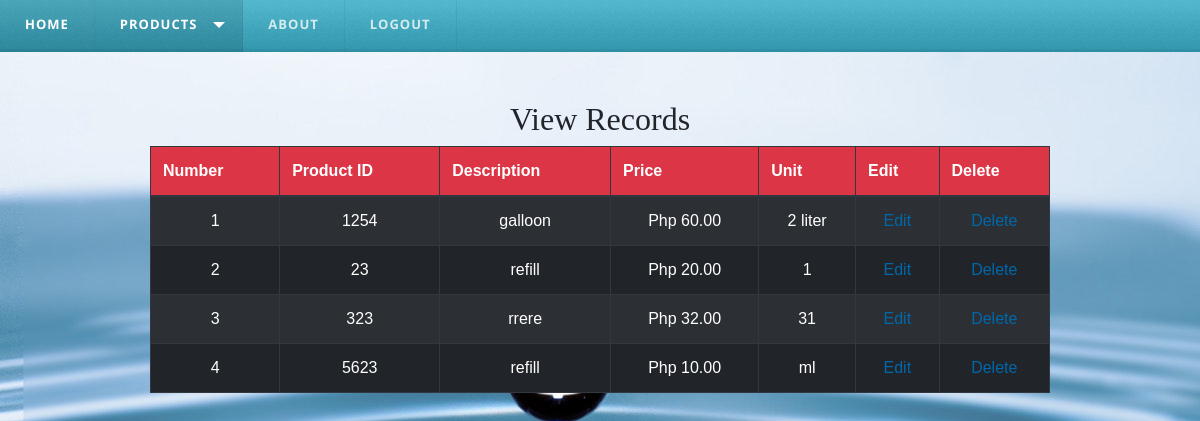
The page /products.php (signed in) on the database its author committed.
### tables this page shows
CREATE TABLE `products` (
  `Product_id` varchar(20) NOT NULL,
  `Description` varchar(100) DEFAULT NULL,
  `Price` decimal(9,2) DEFAULT NULL,
  `Unit` varchar(11) DEFAULT NULL
);

### products.php (the view, shortened to what this page needs)
<?php
require('db.php');
?>
<!DOCTYPE html>
<html>
<head>
   <link rel="stylesheet" href="bootstrap/css/bootstrap.min.css">
   <link rel="stylesheet" href="styles.css">
	<link rel="stylesheet" href="style.css" />
</head>
<body background="images/drops-of-water-water-nature-liquid-40784.jpeg" alt="Responsive background-image">
	<div id='cssmenu'>
					<ul>
				   <li><a href='dashboard.php'><span>Home</span></a></li>
				   <li class='active has-sub'><a href='#'><span>Products</span></a>
				   </li>
				   <li><a href='#'><span>About</span></a></li>
				   <li class='last'><a href='logout.php'><span>Logout</span></a></li>
				</ul>
			</div>
	<center>
		<br/><br/><div>
			<h2><font face="Britannic Bold">View Records</font></h2>
			</div>
		<div style="width:900px;">
		<table width="100%" border="1" style="border-collapse:collapse;" class="table table-striped table-dark">
		<thead>
		<tr class="bg-danger">
			<th><strong>Number</strong></th>
			<th><strong>Product ID</strong></th>
			<th><strong>Description</strong></th>
			<th><strong>Price</strong></th>
			<th><strong>Unit</strong></th>
			<th><strong>Edit</strong></th>
			<th><strong>Delete</strong></th>
		</tr>
		</thead>
		<tbody>
		</div>
			</center>
			<?php
			$count=1;
			$sel_query="Select * from Products ;";
			$result = mysqli_query($con,$sel_query);
			while($row = mysqli_fetch_assoc($result)) { ?>
			<tr>
				<td align="center"><?php echo $count; ?></td>
				<td align="center"><?php echo $row["Product_id"]; ?></td>
				<td align="center"><?php echo $row["Description"]; ?></td>
				<td align="center"><?php echo "Php "; echo $row["Price"]; ?></td>
				<td align="center"><?php echo $row["Unit"]; ?></td>
				<td align="center">
					<a href="productsEdit.php?id=<?php echo $row["Product_id"]; ?>">Edit</a>
				</td>
				<td align="center">
					<a href="productsDelete.php?id=<?php echo $row["Product_id"]; ?>">Delete</a>
				</td>
			</tr>
			<?php $count++; } ?>
</body>
</html>

### styles.css (style rules this page uses)
#cssmenu, #cssmenu ul, #cssmenu ul li, #cssmenu ul li a, #cssmenu #menu-button { margin: 0; padding: 0; border: 0; list-style: none; line-height: 1; display: block; position: relative; -webkit-box-sizing: border-box; -moz-box-sizing: border-box; box-sizing: border-box; }
#cssmenu:after, #cssmenu > ul:after { content: "."; display: block; clear: both; visibility: hidden; line-height: 0; height: 0; }
#cssmenu { width: auto; font-family: 'Open Sans', Helvetica, sans-serif; background: #39b1cc; background: -moz-linear-gradient(top, #51bbd2 0%, #2d97af 100%); background: -webkit-gradient(linear, left top, left bottom, color-stop(0%, #51bbd2), color-stop(100%, #2d97af)); background: -webkit-linear-gradient(top, #51bbd2 0%, #2d97af 100%); background: -o-linear-gradient(top, #51bbd2 0%, #2d97af 100%); background: -ms-linear-gradient(top, #51bbd2 0%, #2d97af 100%); background: linear-gradient(to bottom, #51bbd2 0%, #2d97af 100%); }
#cssmenu > ul { background: url('images/bg.png'); box-shadow: inset 0 -3px 0 rgba(0, 0, 0, 0.05); }
#cssmenu > ul > li { float: left; display: inline-block; }
#cssmenu > ul > li > a { padding: 18px 25px 21px 25px; border-right: 1px solid rgba(80, 80, 80, 0.12); text-decoration: none; font-size: 13px; font-weight: 700; color: #d3eced; text-transform: uppercase; letter-spacing: 1px; }
#cssmenu > ul > li:hover > a, #cssmenu > ul > li > a:hover, #cssmenu > ul > li.active > a { color: #ffffff; background: #32a9c3; background: rgba(0, 0, 0, 0.1); }
#cssmenu > ul > li.has-sub > a { padding-right: 45px; }
#cssmenu > ul > li.has-sub > a::after { content: ""; position: absolute; width: 0; height: 0; border: 6px solid transparent; border-top-color: #d3eced; right: 17px; top: 22px; }
#cssmenu > ul > li.has-sub.active > a::after, #cssmenu > ul > li.has-sub:hover > a { border-top-color: #ffffff; }

### style.css (style rules this page uses)
body { font-family:Arial, Sans-Serif; }
a { color:#0067ab; text-decoration:none; }

### rows shown on the page
products: Product_id "1254", Description "galloon", Price "60.00", Unit "2 liter"
products: Product_id "23", Description "refill", Price "20.00", Unit "1"
products: Product_id "323", Description "rrere", Price "32.00", Unit "31"
products: Product_id "5623", Description "refill", Price "10.00", Unit "ml"
